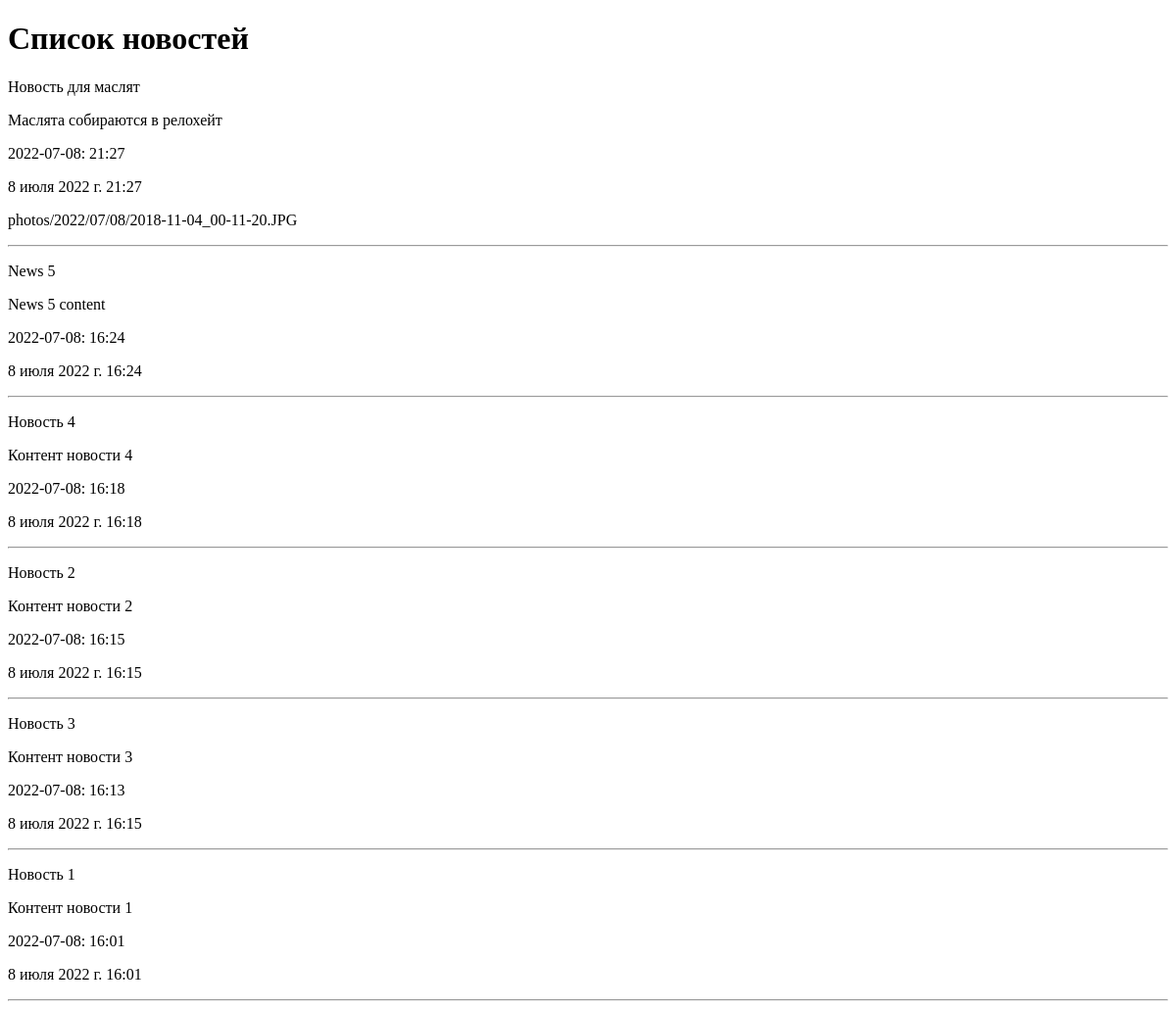
The page /news/ on the database as committed earlier.
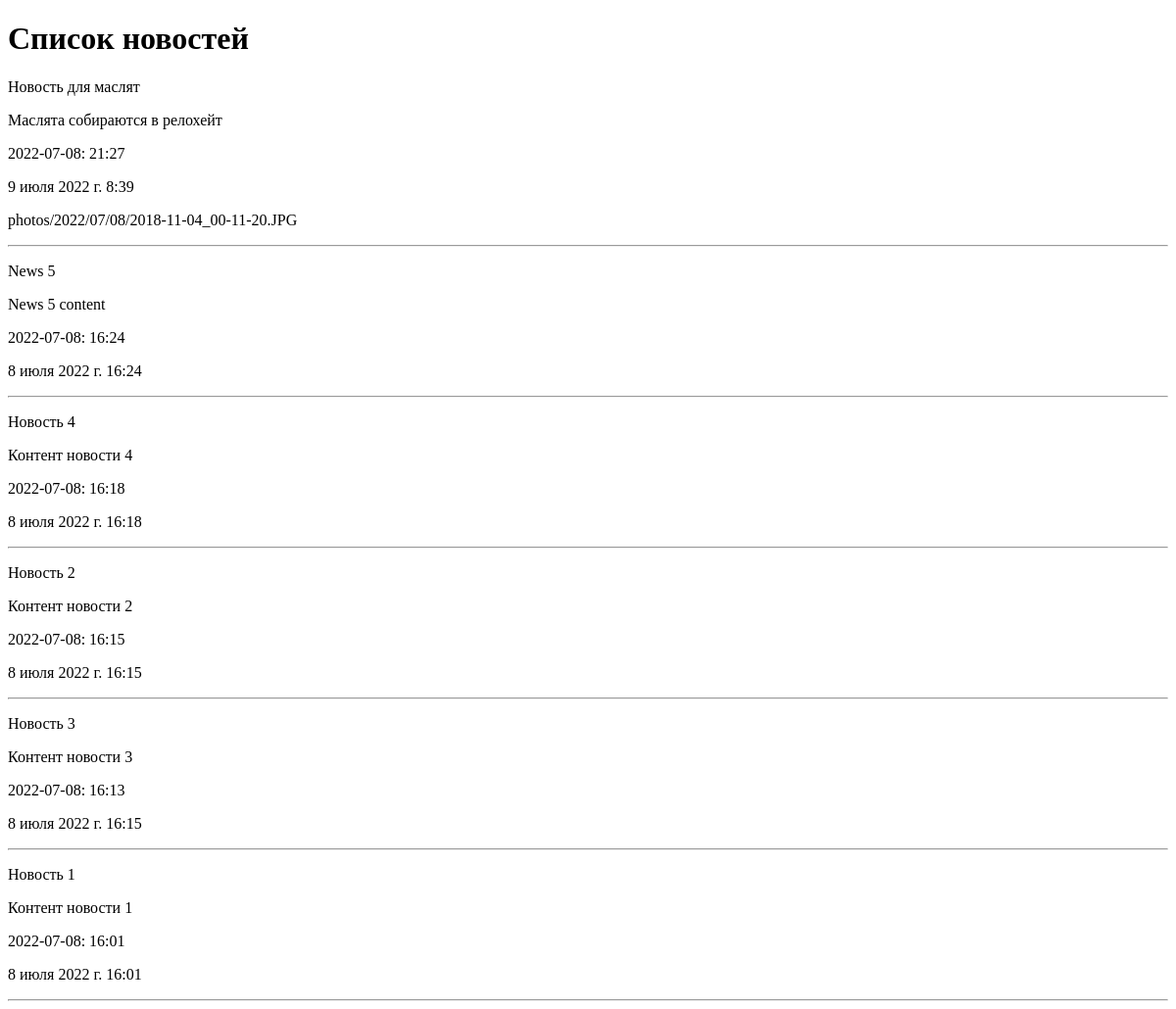
The same page on the database as committed later.
### news/models.py (models this page shows, shortened)
class News(models.Model):
    title = models.CharField(max_length=150, verbose_name='Наименование')
    content = models.TextField(blank=True, verbose_name='Контент')
    created_at = models.DateTimeField(auto_now_add=True, verbose_name='Опубликовано')
    updated_at = models.DateTimeField(auto_now=True, verbose_name='Обновлено')
    photo = models.ImageField(upload_to='photos/%Y/%m/%d/', verbose_name='Фото', blank=True)
    is_published = models.BooleanField(default=True, verbose_name='Активно')
    category = models.ForeignKey('Category', on_delete=models.PROTECT, null=True, blank=True, verbose_name='Категория')
    class Meta:
        verbose_name = 'Новость'
        verbose_name_plural = 'Новости'
        ordering = ['-created_at']

### news/views.py (the view)
# urls.py: path('', index),
def index(request):
    news = News.objects.all()
    context = {
        'news': news,
        'title': 'Список новостей'
    }
    return render(request, template_name='news/index.html', context=context)

### news/templates/news/index.html (shortened to what this page needs)
<!DOCTYPE html>
<html lang="en">
<head>
</head>
<body>
<h1>{{ title }}</h1>
{% for item in news %}
<div>
    <p>{{ item.title  }}</p>
    <p>{{ item.content }}</p>
    <p>{{ item.created_at|date:"Y-m-d: H:i"}}</p>
    <p>{{ item.updated_at }}</p>
    <p>{{ item.photo }}</p>
</div>
<hr>
{% endfor %}
</body>
</html>

Rows that differ between the two databases and show on the page:
changed News "Новость для маслят": updated_at "8 июля 2022 г. 21:27" → "9 июля 2022 г. 8:39"
